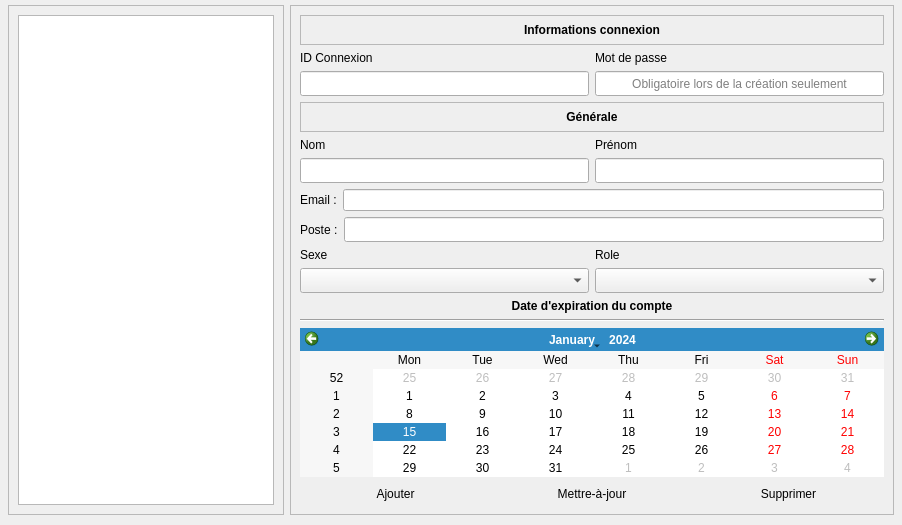
      <widget class="QWidget" name="_p_user_management">
       <layout class="QGridLayout" name="_g_user_management">
        <property name="leftMargin">
         <number>8</number>
        </property>
        <property name="topMargin">
         <number>5</number>
        </property>
        <property name="rightMargin">
         <number>8</number>
        </property>
        <property name="bottomMargin">
         <number>10</number>
        </property>
        <item row="0" column="0">
         <widget class="QFrame" name="_f_left_user_management">
          <property name="maximumSize">
           <size>
            <width>16777215</width>
            <height>16777215</height>
           </size>
          </property>
          <property name="frameShape">
           <enum>QFrame::Shape::StyledPanel</enum>
          </property>
          <property name="frameShadow">
           <enum>QFrame::Shadow::Raised</enum>
          </property>
          <layout class="QVBoxLayout" name="_v_left_user_management">
           <item>
            <widget class="QListWidget" name="_lw_um_usrList">
             <property name="viewMode">
              <enum>QListView::ViewMode::IconMode</enum>
             </property>
             <property name="wordWrap">
              <bool>true</bool>
             </property>
            </widget>
           </item>
          </layout>
         </widget>
        </item>
        <item row="0" column="1">
         <widget class="QFrame" name="_f_right_user_management">
          <property name="minimumSize">
           <size>
            <width>604</width>
            <height>0</height>
           </size>
          </property>
          <property name="frameShape">
           <enum>QFrame::Shape::StyledPanel</enum>
          </property>
          <property name="frameShadow">
           <enum>QFrame::Shadow::Raised</enum>
          </property>
          <layout class="QVBoxLayout" name="_v_right_user_management">
           <item>
            <widget class="QFrame" name="_f_title_inputConnexion">
             <property name="minimumSize">
              <size>
               <width>0</width>
               <height>30</height>
              </size>
             </property>
             <property name="maximumSize">
              <size>
               <width>16777215</width>
               <height>30</height>
              </size>
             </property>
             <property name="frameShape">
              <enum>QFrame::Shape::StyledPanel</enum>
             </property>
             <property name="frameShadow">
              <enum>QFrame::Shadow::Raised</enum>
             </property>
             <layout class="QHBoxLayout" name="_h_title_inputConnexion">
              <property name="leftMargin">
               <number>0</number>
              </property>
              <property name="topMargin">
               <number>0</number>
              </property>
              <property name="rightMargin">
               <number>0</number>
              </property>
              <property name="bottomMargin">
               <number>0</number>
              </property>
              <item>
               <widget class="QLabel" name="_l_informations_connexion">
                <property name="font">
                 <font>
                  <bold>true</bold>
                 </font>
                </property>
                <property name="text">
                 <string>Informations connexion</string>
                </property>
                <property name="alignment">
                 <set>Qt::AlignmentFlag::AlignCenter</set>
                </property>
               </widget>
              </item>
             </layout>
            </widget>
           </item>
           <item>
            <layout class="QHBoxLayout" name="_h_inputConnexion">
             <item>
              <layout class="QVBoxLayout" name="_v_um_input_id">
               <item>
                <widget class="QLabel" name="_l_um_id">
                 <property name="text">
                  <string>ID Connexion</string>
                 </property>
                </widget>
               </item>
               <item>
                <widget class="QLineEdit" name="_le_um_id">
                 <property name="minimumSize">
                  <size>
                   <width>0</width>
                   <height>25</height>
                  </size>
                 </property>
                 <property name="alignment">
                  <set>Qt::AlignmentFlag::AlignLeading|Qt::AlignmentFlag::AlignLeft|Qt::AlignmentFlag::AlignVCenter</set>
                 </property>
                 <property name="clearButtonEnabled">
                  <bool>true</bool>
                 </property>
                </widget>
               </item>
              </layout>
             </item>
             <item>
              <layout class="QVBoxLayout" name="_v_um_input_password">
               <item>
                <widget class="QLabel" name="_l_um_password">
                 <property name="text">
                  <string>Mot de passe</string>
                 </property>
                </widget>
               </item>
               <item>
                <widget class="QLineEdit" name="_le_um_password">
                 <property name="minimumSize">
                  <size>
                   <width>0</width>
                   <height>25</height>
                  </size>
                 </property>
                 <property name="echoMode">
                  <enum>QLineEdit::EchoMode::Password</enum>
                 </property>
                 <property name="alignment">
                  <set>Qt::AlignmentFlag::AlignCenter</set>
                 </property>
                 <property name="placeholderText">
                  <string>Obligatoire lors de la création seulement</string>
                 </property>
                 <property name="clearButtonEnabled">
                  <bool>false</bool>
                 </property>
                </widget>
               </item>
              </layout>
             </item>
            </layout>
           </item>
           <item>
            <widget class="QFrame" name="_f_title_inputGeneral">
             <property name="minimumSize">
              <size>
               <width>0</width>
               <height>30</height>
              </size>
             </property>
             <property name="maximumSize">
              <size>
               <width>16777215</width>
               <height>30</height>
              </size>
             </property>
             <property name="frameShape">
              <enum>QFrame::Shape::StyledPanel</enum>
             </property>
             <property name="frameShadow">
              <enum>QFrame::Shadow::Raised</enum>
             </property>
             <layout class="QHBoxLayout" name="_h_title_inputGeneral">
              <property name="leftMargin">
               <number>0</number>
              </property>
              <property name="topMargin">
               <number>0</number>
              </property>
              <property name="rightMargin">
               <number>0</number>
              </property>
              <property name="bottomMargin">
               <number>0</number>
              </property>
              <item>
               <widget class="QLabel" name="_l_General">
                <property name="font">
                 <font>
                  <bold>true</bold>
                 </font>
                </property>
                <property name="text">
                 <string>Générale</string>
                </property>
                <property name="alignment">
                 <set>Qt::AlignmentFlag::AlignCenter</set>
                </property>
               </widget>
              </item>
             </layout>
            </widget>
           </item>
           <item>
            <layout class="QHBoxLayout" name="_h_inputNameGeneral">
             <item>
              <layout class="QVBoxLayout" name="_v_um_inputNom">
               <item>
                <widget class="QLabel" name="_l_um_nom">
                 <property name="text">
                  <string>Nom</string>
                 </property>
                </widget>
               </item>
               <item>
                <widget class="QLineEdit" name="_le_um_nom">
                 <property name="minimumSize">
                  <size>
                   <width>0</width>
                   <height>25</height>
                  </size>
                 </property>
                 <property name="clearButtonEnabled">
                  <bool>true</bool>
                 </property>
                </widget>
               </item>
              </layout>
             </item>
             <item>
              <layout class="QVBoxLayout" name="_v_inputPrenom">
               <item>
                <widget class="QLabel" name="_l_um_prenom">
                 <property name="text">
                  <string>Prénom</string>
                 </property>
                </widget>
               </item>
               <item>
                <widget class="QLineEdit" name="_le_um_prenom">
                 <property name="minimumSize">
                  <size>
                   <width>0</width>
                   <height>25</height>
                  </size>
                 </property>
                 <property name="clearButtonEnabled">
                  <bool>true</bool>
                 </property>
                </widget>
               </item>
              </layout>
             </item>
            </layout>
           </item>
           <item>
            <layout class="QHBoxLayout" name="_h_um_mail">
             <item>
              <widget class="QLabel" name="_l_um_mail">
               <property name="text">
                <string>Email :</string>
               </property>
              </widget>
             </item>
             <item>
              <widget class="QLineEdit" name="_le_um_mail"/>
             </item>
            </layout>
           </item>
           <item>
            <layout class="QHBoxLayout" name="_h_um_poste">
             <item>
              <widget class="QLabel" name="_l_um_poste">
               <property name="text">
                <string>Poste :</string>
               </property>
              </widget>
             </item>
             <item>
              <widget class="QLineEdit" name="_le_um_poste">
               <property name="minimumSize">
                <size>
                 <width>0</width>
                 <height>25</height>
                </size>
               </property>
               <property name="clearButtonEnabled">
                <bool>true</bool>
               </property>
              </widget>
             </item>
            </layout>
           </item>
           <item>
            <layout class="QHBoxLayout" name="_h_um_nature">
             <item>
              <layout class="QVBoxLayout" name="_v_sexe">
               <item>
                <widget class="QLabel" name="_l_um_sexe">
                 <property name="text">
                  <string>Sexe</string>
                 </property>
                </widget>
               </item>
               <item>
                <widget class="QComboBox" name="_cbx_um_sexe">
                 <property name="minimumSize">
                  <size>
                   <width>0</width>
                   <height>25</height>
                  </size>
                 </property>
                 <property name="currentIndex">
                  <number>-1</number>
                 </property>
                 <property name="placeholderText">
                  <string>-- Selecionnez le genre de l'utilisateur</string>
                 </property>
                 <item>
                  <property name="text">
                   <string>Homme</string>
                  </property>
                  <property name="icon">
                   <iconset resource="resources.qrc">
                    <normaloff>:/icon/icons/homme.png</normaloff>:/icon/icons/homme.png</iconset>
                  </property>
                 </item>
                 <item>
                  <property name="text">
                   <string>Femme</string>
                  </property>
                  <property name="icon">
                   <iconset resource="resources.qrc">
                    <normaloff>:/icon/icons/femme.png</normaloff>:/icon/icons/femme.png</iconset>
                  </property>
                 </item>
                </widget>
               </item>
              </layout>
             </item>
             <item>
              <layout class="QVBoxLayout" name="_v_um_role">
               <item>
                <widget class="QLabel" name="_l_um_role">
                 <property name="text">
                  <string>Role</string>
                 </property>
                </widget>
               </item>
               <item>
                <widget class="QComboBox" name="_cbx_um_role">
                 <property name="minimumSize">
                  <size>
                   <width>0</width>
                   <height>25</height>
                  </size>
                 </property>
                 <property name="currentIndex">
                  <number>-1</number>
                 </property>
                 <property name="placeholderText">
                  <string>-- Séléctionnez un rôle</string>
                 </property>
                 <item>
                  <property name="text">
                   <string>Administrateur</string>
                  </property>
                  <property name="icon">
                   <iconset resource="resources.qrc">
                    <normaloff>:/icon/icons/admin.png</normaloff>:/icon/icons/admin.png</iconset>
                  </property>
                 </item>
                 <item>
                  <property name="text">
                   <string>Responsable</string>
                  </property>
                  <property name="icon">
                   <iconset resource="resources.qrc">
                    <normaloff>:/icon/icons/respons.png</normaloff>:/icon/icons/respons.png</iconset>
                  </property>
                 </item>
                 <item>
                  <property name="text">
                   <string>Employé</string>
                  </property>
                  <property name="icon">
                   <iconset resource="resources.qrc">
                    <normaloff>:/icon/icons/employe.png</normaloff>:/icon/icons/employe.png</iconset>
                  </property>
                 </item>
                </widget>
               </item>
              </layout>
             </item>
            </layout>
           </item>
           <item>
            <layout class="QVBoxLayout" name="_v_um_calendar">
             <item>
              <widget class="QLabel" name="_l_um_expire_account">
               <property name="maximumSize">
                <size>
                 <width>16777215</width>
                 <height>20</height>
                </size>
               </property>
               <property name="font">
                <font>
                 <bold>true</bold>
                </font>
               </property>
               <property name="text">
                <string>Date d'expiration du compte</string>
               </property>
               <property name="alignment">
                <set>Qt::AlignmentFlag::AlignCenter</set>
               </property>
              </widget>
             </item>
             <item>
              <widget class="Line" name="_hl_um_expire_account">
               <property name="orientation">
                <enum>Qt::Orientation::Horizontal</enum>
               </property>
              </widget>
             </item>
             <item>
              <widget class="QCalendarWidget" name="_cw_um_expire_account">
               <property name="maximumSize">
                <size>
                 <width>16777215</width>
                 <height>16777215</height>
                </size>
               </property>
              </widget>
             </item>
            </layout>
           </item>
           <item>
            <layout class="QHBoxLayout" name="_h_um_update">
             <item>
              <widget class="QPushButton" name="_b_um_add_usr">
               <property name="text">
                <string>Ajouter</string>
               </property>
               <property name="icon">
                <iconset resource="resources.qrc">
                 <normaloff>:/icon/icons/plus.png</normaloff>:/icon/icons/plus.png</iconset>
               </property>
               <property name="iconSize">
                <size>
                 <width>20</width>
                 <height>20</height>
                </size>
               </property>
               <property name="flat">
                <bool>true</bool>
               </property>
              </widget>
             </item>
             <item>
              <widget class="QPushButton" name="_b_um_update_usr">
               <property name="text">
                <string>Mettre-à-jour</string>
               </property>
               <property name="icon">
                <iconset resource="resources.qrc">
                 <normaloff>:/icon/icons/maj.png</normaloff>:/icon/icons/maj.png</iconset>
               </property>
               <property name="iconSize">
                <size>
                 <width>20</width>
                 <height>20</height>
                </size>
               </property>
               <property name="flat">
                <bool>true</bool>
               </property>
              </widget>
             </item>
             <item>
              <widget class="QPushButton" name="_b_um_delete_usr">
               <property name="text">
                <string>Supprimer</string>
               </property>
               <property name="icon">
                <iconset resource="resources.qrc">
                 <normaloff>:/icon/icons/moins.png</normaloff>:/icon/icons/moins.png</iconset>
               </property>
               <property name="iconSize">
                <size>
                 <width>20</width>
                 <height>20</height>
                </size>
               </property>
               <property name="flat">
                <bool>true</bool>
               </property>
              </widget>
             </item>
            </layout>
           </item>
          </layout>
         </widget>
        </item>
       </layout>
      </widget>
